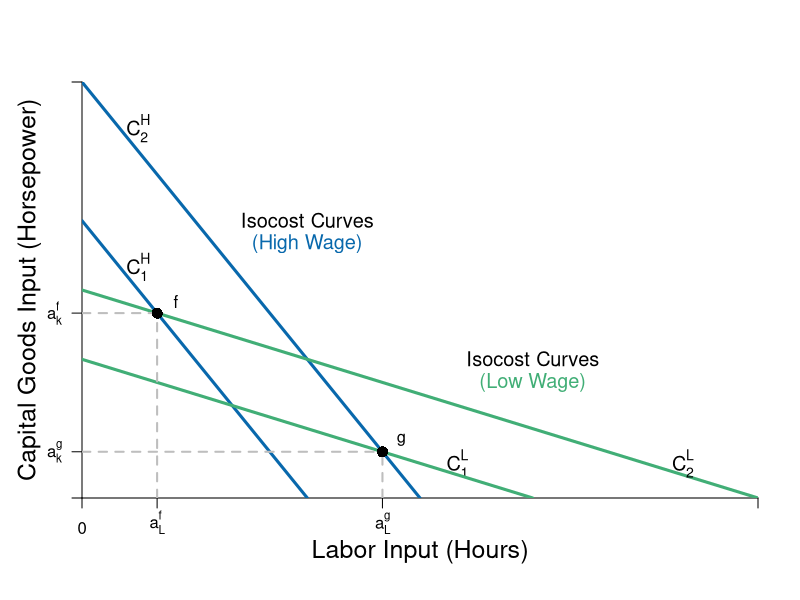

This chart was generated by the following R code:
#require(shape)
pdf(file = "firmmarketsupply/isocost_labor.pdf", width = 9, height = 7)

#Set parameters for graphics
axislabelsize <- 1.5
labelsize <- 1.2
graphlinewidth <- 3
segmentlinewidth <- 2

COL <- c("#7fc97f", "#beaed4", "#fdc086", "#ffff99", "#386cb0", "#f0027f", "#bf5b17", "#666666")
COLA <- c("#e0f3db", "#99d8c9","#66c2a4","#41ae76", "#238b45", "#005824")
COLB <- c("#c6dbef", "#4eb3d3", "#2b8cbe", "#0868ac","#084081")
COLC <- c("#fcfbfd", "#efedf5", "#dadaeb", "#bcbddc", "#9e9ac8", "#807dba", "#6a51a3", "#54278f", "#3f007d")

xlims <- c(0, 18)
ylims <- c(0, 18)

npts <- 501 
x <- seq(xlims[1], xlims[2], length.out = npts)
y <- seq(ylims[1], ylims[2], length.out = npts) 
a <- c(46.08, 55, 64)
b <- c(46.08, 55, 64)

plot(0, 0, xlim = xlims, ylim = ylims, type = "n",
     xlab = expression(paste("")),
     ylab = expression(paste("")), 
     xaxt = "n", 
     yaxt = "n", 
     cex.lab = axislabelsize, 
     bty = "n",
     xaxs="i", 
     yaxs="i")

ticksy <- c(0, 2, 8, ylims[2])
ylabels <- c(NA, expression(paste(a[k]^g)), expression(paste(a[k]^f)), NA)
ticksx <- c(0, 2, 8, xlims[2])
xlabels <- c(0, expression(paste(a[L]^f)), expression(paste(a[L]^g)), NA)

axis(1, at = ticksx, pos = 0, labels = xlabels)
axis(2, at = ticksy, pos = 0, labels = ylabels, las = 1)

npts <- 500 
xx1 <- seq(xlims[1], xlims[2], length.out = npts)

# c_1^H
segments(0, 18, 9, 0, lty = 1, col = COLB[4] , lwd = graphlinewidth) 
text(1.5, 10, expression(paste(C[1]^H)), cex = labelsize)
# c_2^H
segments(0, 12, 6, 0, lty = 1, col = COLB[4] , lwd = graphlinewidth) 
text(1.5, 16, expression(paste(C[2]^H)), cex = labelsize)
# c_1^L
segments(0, 9, 18, 0, lty = 1, col = COLA[4] , lwd = graphlinewidth)
text(10, 1.5, expression(paste(C[1]^L)), cex = labelsize)
# c_2^L
segments(0, 6, 12, 0, lty = 1, col = COLA[4] , lwd = graphlinewidth) 
text(16, 1.5, expression(paste(C[2]^L)), cex = labelsize)
# Label Lines

# Segment af_k to 2
segments(0, 8, 2, 8, lty = 2, col = "gray" , lwd = segmentlinewidth)

# Segment af_L to 2
segments(2, 0, 2, 8, lty = 2, col = "gray" , lwd = segmentlinewidth)

# Segment ag_k to 1
segments(0, 2, 8, 2, lty = 2, col = "gray" , lwd = segmentlinewidth)

# Segment ag_L to 1
segments(8, 0, 8, 2, lty = 2, col = "gray" , lwd = segmentlinewidth)

# Label x,y axis

mtext(expression(paste("Labor Input (Hours)")), side=1, line = 2.5, cex = axislabelsize)
text(-1.4, 0.5*ylims[2], expression(paste("Capital Goods Input (Horsepower)")), xpd = TRUE, cex = axislabelsize, srt = 90) 


# Label Isocost H
text(12, 6, expression(paste("Isocost Curves")), cex = labelsize,)
text(12, 5, expression(paste("(Low Wage)")), cex = labelsize, col = COLA[4])
# Label Isocost L
text(6, 12, expression(paste("Isocost Curves")), cex = labelsize)
text(6, 11, expression(paste("(High Wage)")), cex = labelsize, col = COLB[4])
# Label Point 1 + 2
points(2, 8, pch = 16, col = "black", cex = 1.5)
text(2.5, 8.5, expression(f))

points(8, 2, pch = 16, col = "black", cex = 1.5)
text(8.5, 2.5, expression(g))



dev.off()
